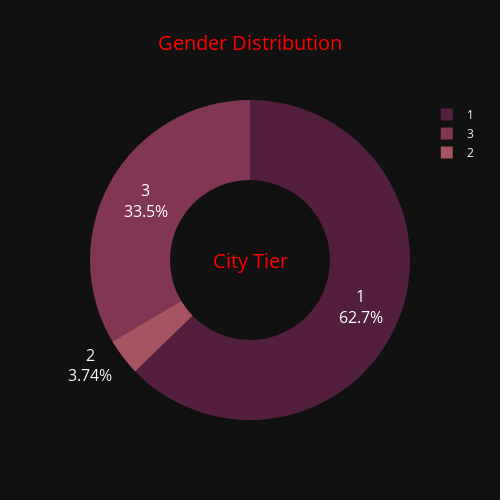

The notebook cell this image was saved under:
### Code cell
fig = px.pie(data, title="Gender Distribution",names='CityTier', color_discrete_sequence=px.colors.sequential.Brwnyl_r)
fig.update_traces(hole=.5, hoverinfo="label+percent+name",textinfo='percent+label', textfont_size=16)
fig.update_layout(
    title_x=0.5,
    title_font=dict(size=20, color='red'), 
    template="plotly_dark",  
    width=500,              
    height=500 
)
fig.add_annotation(
    text="City Tier",
    showarrow=False,
    font=dict(size=20, color="red"), 
    xref="paper", yref="paper",
    x=0.5, y=0.5 
)
fig.show()

### Figure 1 — Plotly figure (JSON) as saved in the notebook; plotly's stock layout.template omitted (floating-point values rounded to 4 significant figures; data arrays with more than 128 entries replaced by an {"elided": "..."} marker saying what was removed)
{"data": [{"domain": {"x": [0, 1], "y": [0, 1]}, "hole": 0.5, "hoverinfo": "label+percent+name", "hovertemplate": "CityTier=%{label}<extra></extra>", "labels": {"elided": "3774 int values"}, "legendgroup": "", "name": "", "showlegend": true, "textfont": {"size": 16}, "textinfo": "percent+label", "type": "pie"}], "layout": {"annotations": [{"font": {"color": "red", "size": 20}, "showarrow": false, "text": "City Tier", "x": 0.5, "xref": "paper", "y": 0.5, "yref": "paper"}], "height": 500, "legend": {"tracegroupgap": 0}, "piecolorway": ["rgb(84, 31, 63)", "rgb(129, 55, 83)", "rgb(166, 84, 97)", "rgb(193, 118, 111)", "rgb(211, 156, 131)", "rgb(224, 194, 162)", "rgb(237, 229, 207)"], "title": {"font": {"color": "red", "size": 20}, "text": "Gender Distribution", "x": 0.5}, "width": 500}}
